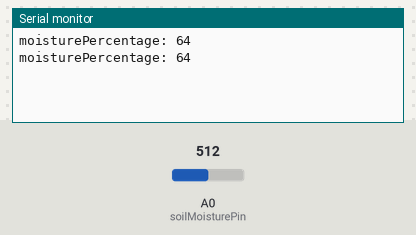
Simulated run of this sketch. Board: Arduino Uno, built with avr-gcc and run on an emulated ATmega328P. On the bench: the last lines printed to the serial monitor. The inputs (shaded band) are chosen by the test bench; at power-on: A0 (soilMoisturePin) = 512.

Above: at 2.8 s.
2.9 s: A0 (soilMoisturePin) set to 716
At 4.4 s:
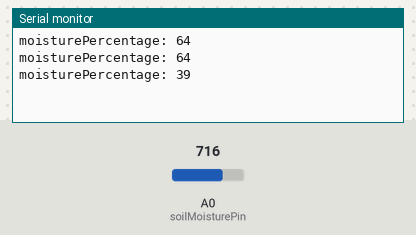
5.6 s: A0 (soilMoisturePin) set to 900
At 7.1 s:
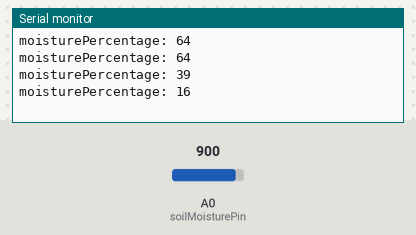
Timing chart, 0 to 8.6 s (numbered marks = the images above; inputs shaded):
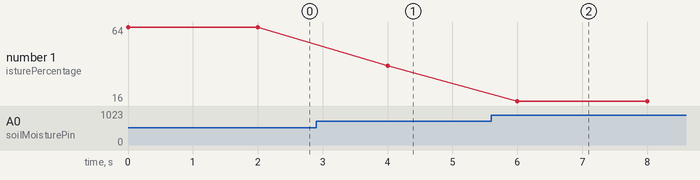

Measured:
- after the input at 2.9 s, the serial monitor: prints a new line after 1.1 s (image 1)
- after the input at 5.6 s, the serial monitor: prints a new line after 0.40 s (image 2)
- plotted number 1: 64 → 39 after the input at 2.9 s, 39 → 16 after the input at 5.6 s

The sketch:

Soil_Moisture.ino
```cpp
// Define the analog pin connected to the soil moisture sensor
const int soilMoisturePin = A0;

void setup() {
  // Start serial communication for output
  Serial.begin(9600);
}

void loop() {
  // Read the analog value from the soil moisture sensor
  int sensorValue = analogRead(soilMoisturePin);

  // Map the sensor value to a percentage for moisture level (optional)
  int moisturePercentage = map(sensorValue, 220, 1023, 100, 0);


  Serial.print("moisturePercentage: ");
  Serial.println(moisturePercentage);


  // Delay for stability
  delay(2000);  // 2 second delay before next reading
}
```
